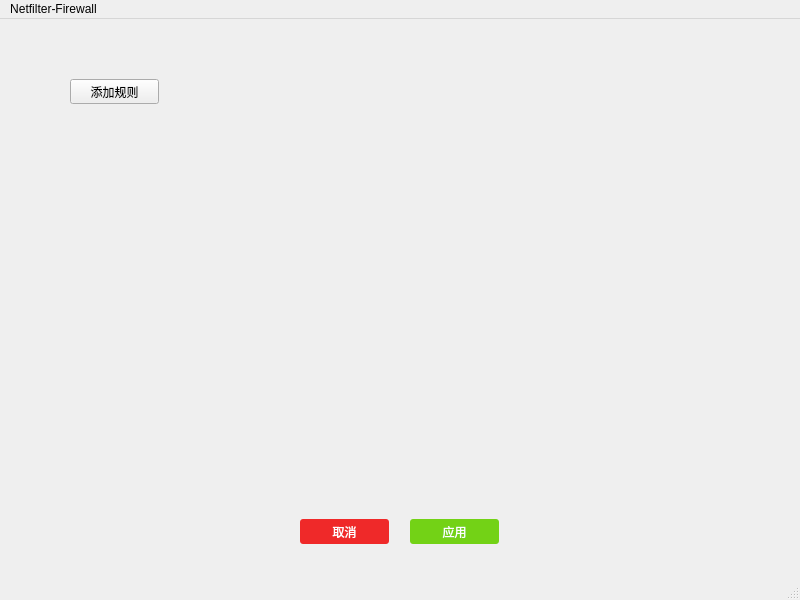
<?xml version="1.0" encoding="UTF-8"?>
<ui version="4.0">
 <class>MainWindow</class>
 <widget class="QMainWindow" name="MainWindow">
  <property name="geometry">
   <rect>
    <x>0</x>
    <y>0</y>
    <width>800</width>
    <height>600</height>
   </rect>
  </property>
  <property name="windowTitle">
   <string>MainWindow</string>
  </property>
  <widget class="QWidget" name="centralwidget">
   <widget class="QPushButton" name="pushButton">
    <property name="geometry">
     <rect>
      <x>410</x>
      <y>500</y>
      <width>89</width>
      <height>25</height>
     </rect>
    </property>
    <property name="styleSheet">
     <string notr="true">QPushButton { background-color: rgb(115, 210, 22); border-radius: 3px; color: rgb(255, 255, 255); } QPushButton:hover { background-color: rgb(138, 226, 52); }
</string>
    </property>
    <property name="text">
     <string>应用</string>
    </property>
   </widget>
   <widget class="QPushButton" name="pushButton_2">
    <property name="geometry">
     <rect>
      <x>300</x>
      <y>500</y>
      <width>89</width>
      <height>25</height>
     </rect>
    </property>
    <property name="styleSheet">
     <string notr="true">QPushButton { background-color: rgb(239, 41, 41); border-radius: 3px; color: rgb(255, 255, 255); } QPushButton:hover { background-color: rgb(204, 0, 0); }</string>
    </property>
    <property name="text">
     <string>取消</string>
    </property>
   </widget>
   <widget class="QPushButton" name="pushButton_3">
    <property name="geometry">
     <rect>
      <x>70</x>
      <y>60</y>
      <width>89</width>
      <height>25</height>
     </rect>
    </property>
    <property name="font">
     <font>
      <family>Ubuntu</family>
     </font>
    </property>
    <property name="text">
     <string>添加规则</string>
    </property>
   </widget>
  </widget>
  <widget class="QMenuBar" name="menubar">
   <property name="geometry">
    <rect>
     <x>0</x>
     <y>0</y>
     <width>800</width>
     <height>28</height>
    </rect>
   </property>
   <widget class="QMenu" name="menuNetfilter_Firewall">
    <property name="title">
     <string>Netfilter-Firewall</string>
    </property>
   </widget>
   <addaction name="menuNetfilter_Firewall"/>
  </widget>
  <widget class="QStatusBar" name="statusbar"/>
 </widget>
 <resources/>
 <connections/>
</ui>
